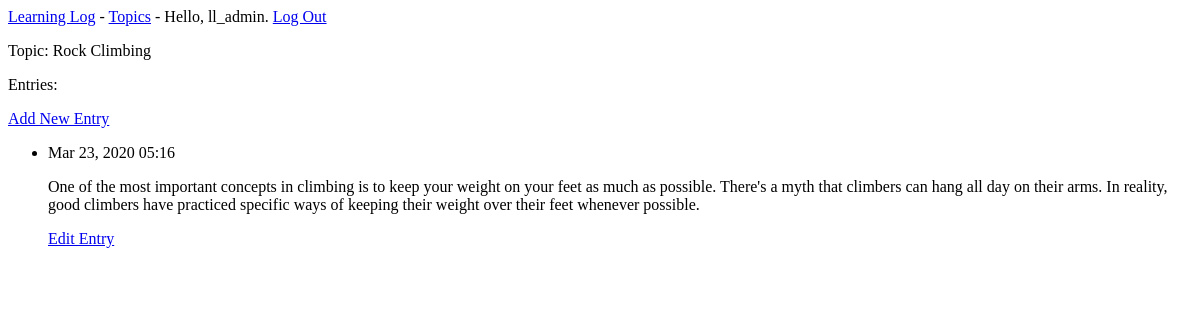
The page /topics/2/ (signed in) on the database as committed earlier.
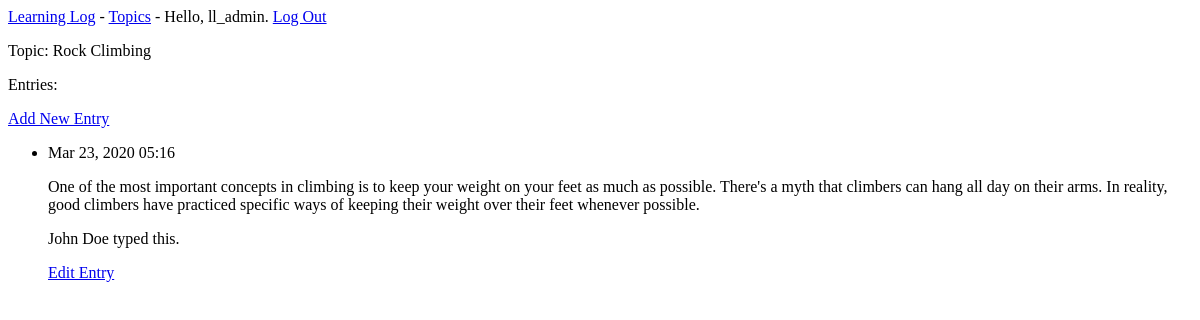
The same page on the database as committed later.
### learning_logs/models.py (models this page shows, shortened)
class Topic(models.Model): # This is where we create the backbone. 'Model' is included with Django for model's functionality
    text = models.CharField(max_length=200) # this attribure 'text' takes in characters via 'CharField'
    date_added = models.DateTimeField(auto_now_add=True) # this attribute passes the current data and time
    owner = models.ForeignKey(User, on_delete=models.CASCADE)
    def __str__(self): # this will return a string attribute inputted from the text attribute
        return self.text

class Entry(models.Model):
    topic = models.ForeignKey(Topic, on_delete=models.CASCADE) # This is how we connect a new entry to a previous class "Topic"
    text = models.TextField() # this does not have a size limit
    date_added = models.DateTimeField(auto_now_add=True) # this will present entries chronologically and timestamp them
    class Meta: # This tells Django that multiple entries will be called 'entries' instead of 'entrys'
        verbose_name_plural = 'entries'

### learning_logs/views.py (the view)
# urls.py: path('topics/<int:topic_id>/', views.topic, name='topic'),
@login_required
def topic(request, topic_id): # whatever is captured in '/<int:topic_id>/' from urls.py will be stored in 'topic_id' function
    topic = Topic.objects.get(id=topic_id) # We get the the topic and store it in an ID
    entries = topic.entry_set.order_by('-date_added') # we get the entries associated with the topic and order them by date_added. The '-' reverses the order
    context = {'topic': topic, 'entries': entries} # we store the topics and entries into context
    return render(request, 'learning_logs/topic.html', context)

### learning_logs/templates/learning_logs/topic.html
{% extends 'learning_logs/base.html' %}
{% block content %}
<p>Topic: {{ topic }}</p>
<p>Entries:</p>
<p>
    <a href="{% url 'learning_logs:new_entry' topic.id %}">Add New Entry</a>
</p>
<ul>
    {% for entry in entries %}
    <li>
        <p>{{ entry.date_added|date:'M d, Y H:i' }}</p>
        <p>{{ entry.text|linebreaks }}</p>
        <p>
            <a href="{% url 'learning_logs:edit_entry' entry.id %}">Edit Entry</a>
        </p>
    </li>
    {% empty %}
    <li>There are no entries for this topic yet.</li>
    {% endfor %}
</ul>
{% endblock content %}

### learning_logs/templates/learning_logs/base.html
<p>
    <a href="{% url 'learning_logs:index' %}">Learning Log</a> -
    <a href="{% url 'learning_logs:topics' %}">Topics</a> -
    {% if user.is_authenticated %}
        Hello, {{ user.username }}.
    <a href="{% url 'users:logout' %}">Log Out</a>
    {% else %}
        <a href="{% url 'users:register' %}">Register</a> -
        <a href="{% url 'users:login' %}">Log In</a>
    {% endif %}
</p>
{% block content %}{% endblock content %}

Rows that differ between the two databases and show on the page:
changed Entry: text "…their feet whenever possible." → "…their feet whenever possible. John Doe typed this."
